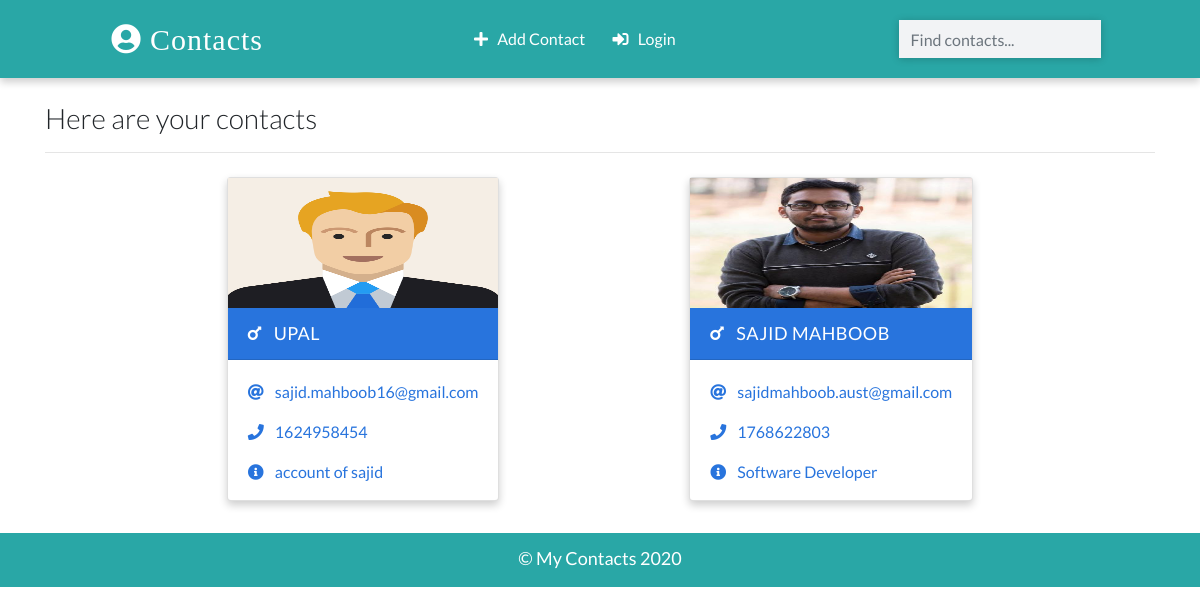
/, run on an earlier commit of the app's database.
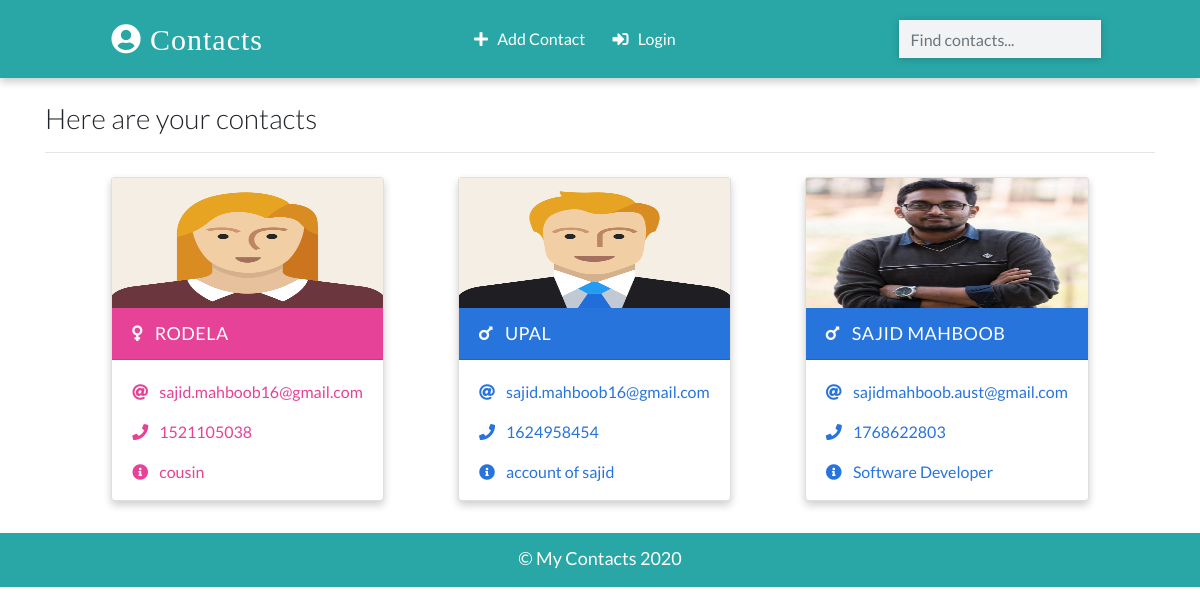
And on a later commit of the database.
### cms/models.py (models this page shows, shortened)
class Contact(models.Model):
    name = models.CharField(max_length=20)
    email = models.EmailField(max_length=100)
    phone = models.IntegerField()
    info = models.CharField(max_length=30)
    gender = models.CharField(max_length=50, choices=(
        ('male', 'Male'),
        ('female', 'Female'),
    ))
    image = models.ImageField(upload_to='images/', blank=True)
    date_added = models.DateTimeField(default = datetime.now)
    class Meta:
        ordering = ['-id']

### cms/views.py (the view)
# urls.py: path('', views.home, name='home'),
def home(request):
    username = None
    username = request.user
    print(username)
    context = {
        'contacts': Contact.objects.all()
    }
    return render(request, 'index.html', context)

### templates/index.html (shortened to what this page needs)
{% extends 'base.html' %}
{% load static %}
{% block main_content %}
    <div class="container">
      <h3 class="heading font-weight-light">Here are your contacts</h3>
      <hr />
    </div>
    <div class="container main-part">
      {% if contacts %}
        {% for contacts in contacts %}
            {% include 'partials/_card.html' %}
        {% endfor %}
      {% else %}
        <p class = "d-block font-weight-light my-2 heading">No contacts have been saved yet!</p>
      {% endif %}
    </div>
{% endblock main_content %}

### templates/partials/_card.html
{% load static %}
{% if contacts.gender == 'male' %}
    <div class="card my-2 mx-2 boy-card {% if 'detail' in request.path %} mx-auto w-25 {% endif %} ">
        <img src="{% if contacts.image %}
        {{contacts.image.url}}
        {% else %}
        {% static 'images/boy.png' %}
        {% endif %}" class="img-fluid" />
        <div class="card-header">
        <a href="{% url 'detail' contacts.id %}" class="text-white header-link"
            ><i class="fas fa-mars mr-2"></i> {{contacts.name}}</a>
        </div>
        <div class="card-body pb-0">
        <p>
            <i class="fas fa-at mr-2"></i>
            <a href="mailto:sajid.mahboob16@gmail.com">{{contacts.email}} </a>
        </p>
        <p>
            <i class="fas fa-phone mr-2"></i>
            <a href="tel:01624958454">{{contacts.phone}}</a>
        </p>
        <p><i class="fas fa-info-circle mr-2"></i> {{contacts.info}}</p>
        </div>
    </div>
{% else %}
    <div class="card my-2 mx-2 girl-card {% if 'detail' in request.path %} mx-auto w-25 {% endif %} ">
        <img src="{% static 'images/girl.png' %}" class="img-fluid" />
        <div class="card-header">
        <a href="{% url 'detail' contacts.id %}" class="text-white header-link"
            ><i class="fas fa-venus mr-2"></i> {{contacts.name}} </a
        >
        </div>
        <div class="card-body pb-0">
        <p>
            <i class="fas fa-at mr-2"></i>
            <a href="mailto:sajid.mahboob16@gmail.com">{{contacts.email}}</a>
        </p>
        <p>
            <i class="fas fa-phone mr-2"></i>
            <a href="tel:01624958454">{{contacts.phone}}</a>
        </p>
        <p><i class="fas fa-info-circle mr-2"></i> {{contacts.info}}</p>
        </div>
    </div>
 {% endif %}

What changed in the data, as far as the page shows it:
added Contact: name "RODELA", email "sajid.mahboob16@gmail.com", phone "1521105038", info "cousin"
